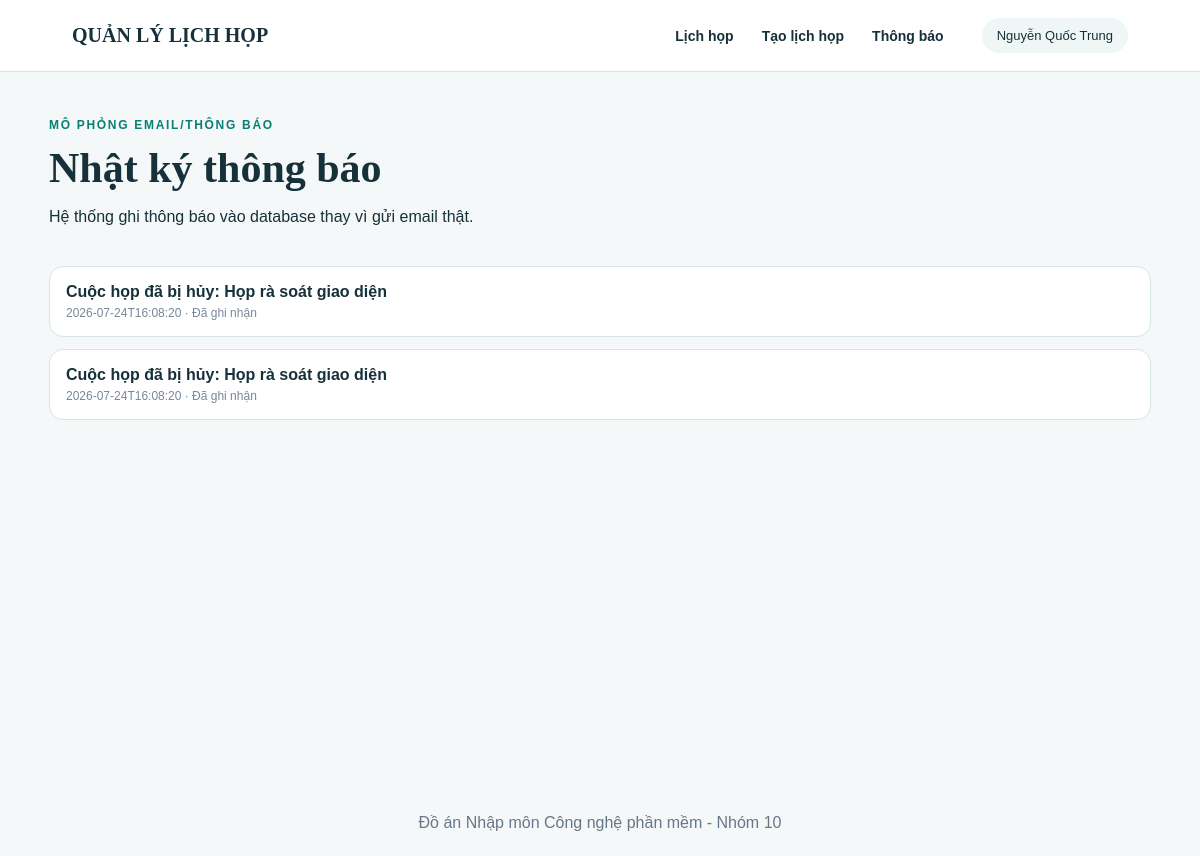
The page /notifications on the database its author committed.
### tables this page shows
CREATE TABLE users (
        id INTEGER PRIMARY KEY,
        name TEXT NOT NULL,
        email TEXT NOT NULL UNIQUE
    );

CREATE TABLE notifications (
        id INTEGER PRIMARY KEY AUTOINCREMENT,
        meeting_id INTEGER NOT NULL,
        user_id INTEGER NOT NULL,
        message TEXT NOT NULL,
        status TEXT NOT NULL DEFAULT 'Đã ghi nhận',
        created_at TEXT NOT NULL,
        FOREIGN KEY (meeting_id) REFERENCES meetings(id),
        FOREIGN KEY (user_id) REFERENCES users(id)
    );

### functions.php (called while the page is built, shortened)
<?php
function h(mixed $value): string
{
    return htmlspecialchars((string) $value, ENT_QUOTES, 'UTF-8');
}
function view(string $name, array $data = []): void
{
    extract($data, EXTR_SKIP);
    require __DIR__ . '/views/header.php';
    require __DIR__ . '/views/' . $name . '.php';
    require __DIR__ . '/views/footer.php';
}

### views/notifications.php (the view, shortened to what this page needs)
<section class="hero-row">
    <div>
        <p class="eyebrow">MÔ PHỎNG EMAIL/THÔNG BÁO</p>
        <h1>Nhật ký thông báo</h1>
        <p>Hệ thống ghi thông báo vào database thay vì gửi email thật.</p>
    </div>
</section>
<div class="notification-list">
    <?php foreach ($notifications as $notification): ?>
        <div><strong><?= h($notification['message']) ?></strong><span><?= h($notification['created_at'] . ' · ' . $notification['status']) ?></span></div>
    <?php endforeach; ?>
</div>

### views/header.php (shortened to what this page needs)
<!DOCTYPE html>
<html lang="vi">
<head>
    <link rel="stylesheet" href="/style.css">
</head>
<body>
<header class="topbar">
    <a class="brand" href="/meetings">QUẢN LÝ LỊCH HỌP</a>
    <nav>
        <a href="/meetings">Lịch họp</a>
        <a href="/meetings/new">Tạo lịch họp</a>
        <a href="/notifications">Thông báo</a>
    </nav>
    <span class="user"><?= h($currentUser['name']) ?></span>
</header>
<main class="page">

### style.css (style rules this page uses)
:root { --teal: #087f75; --teal2: #0fb89c; --ink: #17313a; --soft: #eef7f6; --line: #d8e5e5; --danger: #d9534f; --white: #fff; }
* { box-sizing: border-box; }
body { margin: 0; font-family: Arial, Helvetica, sans-serif; background: #f4f8f8; color: var(--ink); }
a { color: inherit; }
.topbar { height: 72px; padding: 0 6%; display: flex; align-items: center; gap: 38px; position: sticky; top: 0; z-index: 5; background: white; border-bottom: 1px solid var(--line); }
.brand { margin-right: auto; font: 700 20px Georgia, serif; text-decoration: none; }
.topbar nav { display: flex; gap: 28px; }
.topbar nav a { font-size: 14px; font-weight: 600; text-decoration: none; }
.user { padding: 10px 15px; border-radius: 22px; background: var(--soft); font-size: 13px; }
.page { max-width: 1150px; min-height: calc(100vh - 150px); margin: 34px auto; padding: 0 24px; }
.hero-row { display: flex; align-items: center; justify-content: space-between; margin-bottom: 24px; }
.hero-row h1, .form-title h1, .detail-header h1 { margin: 4px 0 8px; font: 700 42px Georgia, serif; }
.eyebrow { color: var(--teal); font-size: 12px; font-weight: 800; letter-spacing: 1.7px; }
.notification-list { display: grid; gap: 12px; }
.notification-list > div { padding: 16px; border: 1px solid var(--line); border-radius: 14px; background: white; }
.notification-list span { display: block; margin-top: 5px; color: #789; font-size: 12px; }

### rows shown on the page
users: name "Nguyễn Quốc Trung"
notifications: message "Cuộc họp đã bị hủy: Họp rà soát giao diện", created_at+status "2026-07-24T16:08:20 · Đã ghi nhận"
notifications: message "Cuộc họp đã bị hủy: Họp rà soát giao diện", created_at+status "2026-07-24T16:08:20 · Đã ghi nhận"
